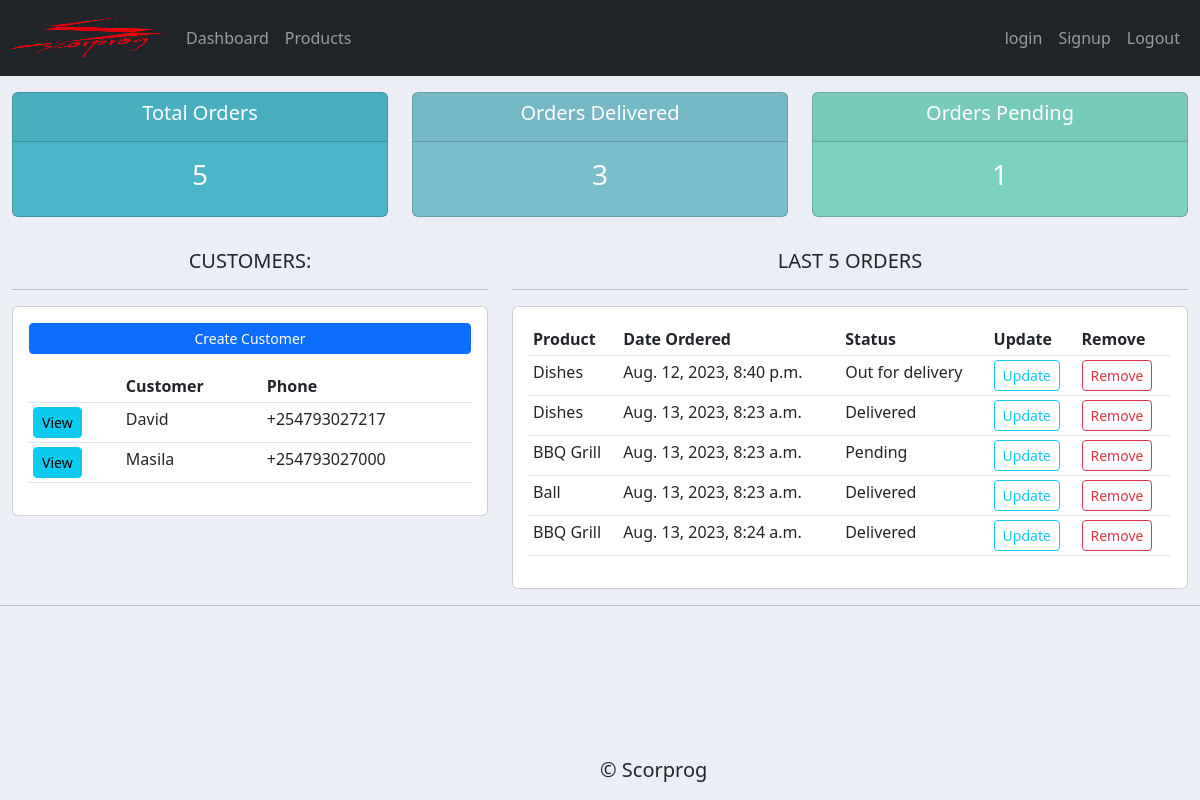
The page / on the database its author committed.
### accounts/models.py (models this page shows, shortened)
class Customer(models.Model):
    first_name = models.CharField(max_length=100, null=True)
    last_name = models.CharField(max_length=100, null=True)
    email = models.EmailField(max_length=100, null=True)
    phone = models.CharField(null=True, unique=True, max_length=50)
    date_created = models.DateTimeField(auto_now_add=True)

class Order(models.Model):
    STATUS = (
        ('Pending','Pending'),
        ('Out for delivery','Out for delivery'),
        ('Delivered', 'Delivered')
    )
    customer = models.ForeignKey(Customer, null=True, on_delete=models.SET_NULL)
    product = models.ForeignKey(Product, null=True, on_delete=models.SET_NULL)
    date_created = models.DateTimeField(auto_now_add=True, null=True)
    status = models.CharField(max_length=50, choices=STATUS)

class Product(models.Model):
    CATEGORY = (
        ('Indoor', 'Indoor'),
        ('Out Door', 'Out Door')
    )
    product_name = models.CharField(max_length=100, null=True)
    price = models.FloatField(null=True)
    category = models.CharField(max_length=100, null=True, choices=CATEGORY)
    description = models.TextField(max_length=250, null=True, blank=True)
    date_created = models.DateTimeField(auto_now_add=True)
    tag = models.ManyToManyField(Tag)

### accounts/views.py (the view)
# urls.py: 2. Add a URL to urlpatterns:  path('', views.home, name='home')
def home(request):
    orders = Order.objects.all()
    customers = Customer.objects.all()
    total_customers = customers.count()
    total_orders = orders.count()
    orders_delivered = orders.filter(status = 'Delivered').count()
    orders_pending = orders.filter(status='Pending').count()
    context={
        'orders':orders,
        'customers':customers,
        'total_orders' : total_orders,
        'total_customers' : total_customers,
        'orders_delivered' : orders_delivered,
        'orders_pending' : orders_pending
    }
    return render(request, 'accounts/dashboard.html', context)

### accounts/templates/accounts/dashboard.html (shortened to what this page needs)
{% extends 'accounts/base.html'%}
{% block content %}
{% include 'accounts/status.html'%}
<div class="container-fluid mt-3">
    <div class="row">
        <div class="col-md-5">
            <h5 class="text-center">CUSTOMERS:</h5>
            <hr>
            <div class="card card-body">
                <a href="" class="btn btn-primary btn-sm btn-block mb-3">Create Customer</a>
                <table class="table table-sm">
                    <tr>
                        <th></th>
                        <th>Customer</th>
                        <th>Phone</th>
                    </tr>
                    {% for customer in customers%}
                    <tr>
                        <td><a class="btn btn-sm btn-info" href="{% url 'customer' customer.id %}">View</a></td>
                        <td>{{ customer.last_name }}</td>
                        <td>{{ customer.phone }}</td>
                    </tr>
                    {% endfor %}
                </table>
            </div>
        </div>
        <div class="col-md-7">
            <h5 class="text-center">LAST 5 ORDERS</h5>
            <hr>
            <div class="card card-body">
                <table class="table table-sm">
                    <tr>
                        <th>Product</th>
                        <th>Date Ordered</th>
                        <th>Status</th>
                        <th>Update</th>
                        <th>Remove</th>
                    </tr>
                    {% for order in orders %}
                    <tr>
                        <td>{{ order.product.product_name }}</td>
                        <td>{{ order.date_created }}</td>
                        <td>{{ order.status }}</td>
                        <td><a href="{% url 'update_order' order.id %}"><div class="btn btn-sm btn-outline-info">Update</div></a></td>
                        <td><a href="{% url 'delete_order' order.id %}"><div class="btn btn-sm btn-outline-danger">Remove</div></a></td>
                    </tr>
                    {% endfor %}
                </table>
            </div>
        </div>
    </div>
</div>
{% endblock %}

### accounts/templates/accounts/base.html (shortened to what this page needs)
{% load static %}
<!DOCTYPE html>
<html lang="en">
<head>
    <link href="https://cdn.jsdelivr.net/npm/bootstrap@5.2.3/dist/css/bootstrap.min.css" rel="stylesheet"
>
    <link rel="stylesheet" href="{% static 'css/main.css' %}" type="text/css">
</head>
<body>
    {% include 'accounts/navbar.html' %}
    {% block content %}{% endblock content %}
    <hr>
    <h5 style="position: absolute; bottom: 10px; left:50%" class="d-flex">&copy; Scorprog</h5>
</body>
</html>

### accounts/templates/accounts/navbar.html (shortened to what this page needs)
{% load static %}
<nav class="navbar navbar-dark navbar-expand-lg bg-dark">
    <div class="container-fluid">
        <a class="navbar-brand" href="{% url 'home' %}"><img src="{% static 'images/logo.png' %}" alt="scorprog logo"
                id="img-logo"></a>
        <div class="collapse navbar-collapse" id="navbarNavDropdown">
            <ul class="navbar-nav">
                <li class="nav-item">
                    <a class="nav-link" aria-current="page" href="{% url 'home' %}">Dashboard</a>
                </li>
                <li class="nav-item">
                    <a class="nav-link" href="{% url 'products' %}">Products</a>
                </li>
            </ul>
            <ul class="navbar-nav ms-auto">
                <li class="nav-item">
                    <a class="nav-link" href="#">login</a>
                </li>
                <li class="nav-item">
                    <a class="nav-link" href="#">Signup</a>
                </li>
                <li class="nav-item">
                    <a class="nav-link" href="#">Logout</a>
                </li>
            </ul>
        </div>
    </div>
</nav>

### accounts/templates/accounts/status.html
<div class="container-fluid mt-3">
    <div class="row">
        <div class="col-md">
            <div class="card text-center text-white mb-3" id="total-orders">
                <div class="card-header">
                    <h5 class="card-title">Total Orders</h5>
                </div>
                <div class="card-body">
                    <h3 class="card-title">{{ total_orders }}</h3>
                </div>
            </div>
        </div>
        <div class="col-md">
            <div class="card text-center text-white mb-3" id="orders-delivered">
                <div class="card-header">
                    <h5 class="card-title">Orders Delivered</h5>
                </div>
                <div class="card-body">
                    <h3 class="card-title">{{ orders_delivered }}</h3>
                </div>
            </div>
        </div>
        <div class="col-md">
            <div class="card text-center text-white mb-3" id="orders-pending">
                <div class="card-header">
                    <h5 class="card-title">Orders Pending</h5>
                </div>
                <div class="card-body">
                    <h3 class="card-title">{{ orders_pending }}</h3>
                </div>
            </div>
        </div>
    </div>
</div>

### static/css/main.css (style rules this page uses)
body { background-color: #ebeff5; }
#total-orders { background-color: #4cb4c7; }
#orders-delivered { background-color: #7abecc; }
#orders-pending { background-color: #7cd1c0; }
#img-logo { min-height: 30px; max-height: 50px; max-width: 200px; width: 150px; }

### rows shown on the page
Customer: last_name "David", phone "+254793027217"
Customer: last_name "Masila", phone "+254793027000"
Order: product.product_name "Dishes", date_created "Aug. 12, 2023, 8:40 p.m.", status "Out for delivery"
Order: product.product_name "Dishes", date_created "Aug. 13, 2023, 8:23 a.m.", status "Delivered"
Order: product.product_name "BBQ Grill", date_created "Aug. 13, 2023, 8:23 a.m.", status "Pending"
Order: product.product_name "Ball", date_created "Aug. 13, 2023, 8:23 a.m.", status "Delivered"
Order: product.product_name "BBQ Grill", date_created "Aug. 13, 2023, 8:24 a.m.", status "Delivered"

### other values the page prints
{{ total_orders }} "5"
{{ orders_delivered }} "3"
{{ orders_pending }} "1"
